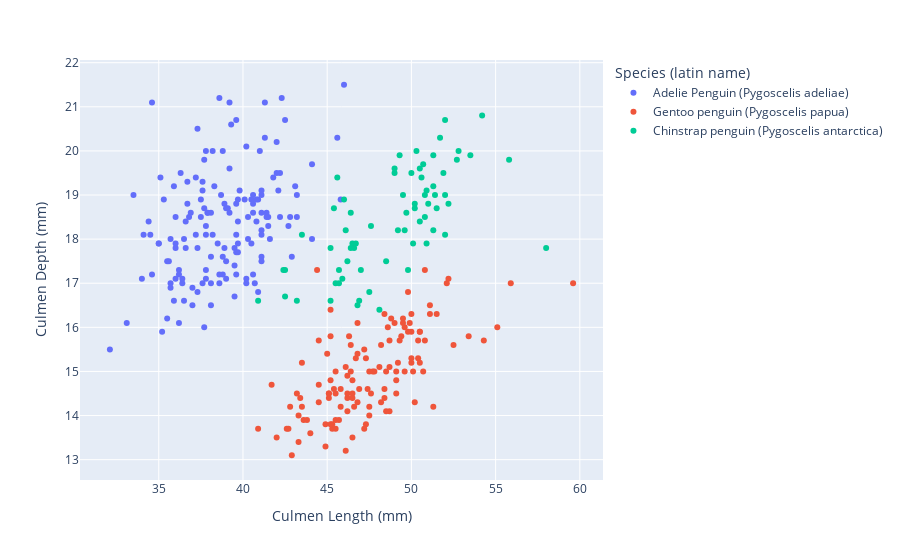

Source (notebook cell):
### Markdown cell above
Notice that `data` now has 3 traces.

### Code cell
fig.layout.legend.title.text = 'Species (latin name)'
fig

### Figure 1 — Plotly figure (JSON) as saved in the notebook; plotly's stock layout.template omitted (floating-point values rounded to 4 significant figures; data arrays with more than 128 entries replaced by an {"elided": "..."} marker saying what was removed)
{"data": [{"hovertemplate": "Species=Adelie Penguin (Pygoscelis adeliae)<br>Culmen Length (mm)=%{x}<br>Culmen Depth (mm)=%{y}<extra></extra>", "legendgroup": "Adelie Penguin (Pygoscelis adeliae)", "marker": {"color": "#636efa", "symbol": "circle"}, "mode": "markers", "name": "Adelie Penguin (Pygoscelis adeliae)", "orientation": "v", "showlegend": true, "type": "scatter", "x": {"elided": "152 float values"}, "xaxis": "x", "y": {"elided": "152 float values"}, "yaxis": "y"}, {"hovertemplate": "Species=Gentoo penguin (Pygoscelis papua)<br>Culmen Length (mm)=%{x}<br>Culmen Depth (mm)=%{y}<extra></extra>", "legendgroup": "Gentoo penguin (Pygoscelis papua)", "marker": {"color": "#EF553B", "symbol": "circle"}, "mode": "markers", "name": "Gentoo penguin (Pygoscelis papua)", "orientation": "v", "showlegend": true, "type": "scatter", "x": [46.1, 50, 48.7, 50, 47.6, 46.5, 45.4, 46.7, 43.3, 46.8, 40.9, 49, 45.5, 48.4, 45.8, 49.3, 42, 49.2, 46.2, 48.7, 50.2, 45.1, 46.5, 46.3, 42.9, 46.1, 44.5, 47.8, 48.2, 50, 47.3, 42.8, 45.1, 59.6, 49.1, 48.4, 42.6, 44.4, 44, 48.7, 42.7, 49.6, 45.3, 49.6, 50.5, 43.6, 45.5, 50.5, 44.9, 45.2, 46.6, 48.5, 45.1, 50.1, 46.5, 45, 43.8, 45.5, 43.2, 50.4, 45.3, 46.2, 45.7, 54.3, 45.8, 49.8, 46.2, 49.5, 43.5, 50.7, 47.7, 46.4, 48.2, 46.5, 46.4, 48.6, 47.5, 51.1, 45.2, 45.2, 49.1, 52.5, 47.4, 50, 44.9, 50.8, 43.4, 51.3, 47.5, 52.1, 47.5, 52.2, 45.5, 49.5, 44.5, 50.8, 49.4, 46.9, 48.4, 51.1, 48.5, 55.9, 47.2, 49.1, 47.3, 46.8, 41.7, 53.4, 43.3, 48.1, 50.5, 49.8, 43.5, 51.5, 46.2, 55.1, 44.5, 48.8, 47.2, null, 46.8, 50.4, 45.2, 49.9], "xaxis": "x", "y": [13.2, 16.3, 14.1, 15.2, 14.5, 13.5, 14.6, 15.3, 13.4, 15.4, 13.7, 16.1, 13.7, 14.6, 14.6, 15.7, 13.5, 15.2, 14.5, 15.1, 14.3, 14.5, 14.5, 15.8, 13.1, 15.1, 14.3, 15, 14.3, 15.3, 15.3, 14.2, 14.5, 17, 14.8, 16.3, 13.7, 17.3, 13.6, 15.7, 13.7, 16, 13.7, 15, 15.9, 13.9, 13.9, 15.9, 13.3, 15.8, 14.2, 14.1, 14.4, 15, 14.4, 15.4, 13.9, 15, 14.5, 15.3, 13.8, 14.9, 13.9, 15.7, 14.2, 16.8, 14.4, 16.2, 14.2, 15, 15, 15.6, 15.6, 14.8, 15, 16, 14.2, 16.3, 13.8, 16.4, 14.5, 15.6, 14.6, 15.9, 13.8, 17.3, 14.4, 14.2, 14, 17, 15, 17.1, 14.5, 16.1, 14.7, 15.7, 15.8, 14.6, 14.4, 16.5, 15, 17, 15.5, 15, 13.8, 16.1, 14.7, 15.8, 14, 15.1, 15.2, 15.9, 15.2, 16.3, 14.1, 16, 15.7, 16.2, 13.7, null, 14.3, 15.7, 14.8, 16.1], "yaxis": "y"}, {"hovertemplate": "Species=Chinstrap penguin (Pygoscelis antarctica)<br>Culmen Length (mm)=%{x}<br>Culmen Depth (mm)=%{y}<extra></extra>", "legendgroup": "Chinstrap penguin (Pygoscelis antarctica)", "marker": {"color": "#00cc96", "symbol": "circle"}, "mode": "markers", "name": "Chinstrap penguin (Pygoscelis antarctica)", "orientation": "v", "showlegend": true, "type": "scatter", "x": [46.5, 50, 51.3, 45.4, 52.7, 45.2, 46.1, 51.3, 46, 51.3, 46.6, 51.7, 47, 52, 45.9, 50.5, 50.3, 58, 46.4, 49.2, 42.4, 48.5, 43.2, 50.6, 46.7, 52, 50.5, 49.5, 46.4, 52.8, 40.9, 54.2, 42.5, 51, 49.7, 47.5, 47.6, 52, 46.9, 53.5, 49, 46.2, 50.9, 45.5, 50.9, 50.8, 50.1, 49, 51.5, 49.8, 48.1, 51.4, 45.7, 50.7, 42.5, 52.2, 45.2, 49.3, 50.2, 45.6, 51.9, 46.8, 45.7, 55.8, 43.5, 49.6, 50.8, 50.2], "xaxis": "x", "y": [17.9, 19.5, 19.2, 18.7, 19.8, 17.8, 18.2, 18.2, 18.9, 19.9, 17.8, 20.3, 17.3, 18.1, 17.1, 19.6, 20, 17.8, 18.6, 18.2, 17.3, 17.5, 16.6, 19.4, 17.9, 19, 18.4, 19, 17.8, 20, 16.6, 20.8, 16.7, 18.8, 18.6, 16.8, 18.3, 20.7, 16.6, 19.9, 19.5, 17.5, 19.1, 17, 17.9, 18.5, 17.9, 19.6, 18.7, 17.3, 16.4, 19, 17.3, 19.7, 17.3, 18.8, 16.6, 19.9, 18.8, 19.4, 19.5, 16.5, 17, 19.8, 18.1, 18.2, 19, 18.7], "yaxis": "y"}], "layout": {"legend": {"title": {"text": "Species (latin name)"}, "tracegroupgap": 0}, "margin": {"t": 60}, "xaxis": {"anchor": "y", "domain": [0, 1], "title": {"text": "Culmen Length (mm)"}}, "yaxis": {"anchor": "x", "domain": [0, 1], "title": {"text": "Culmen Depth (mm)"}}}}
